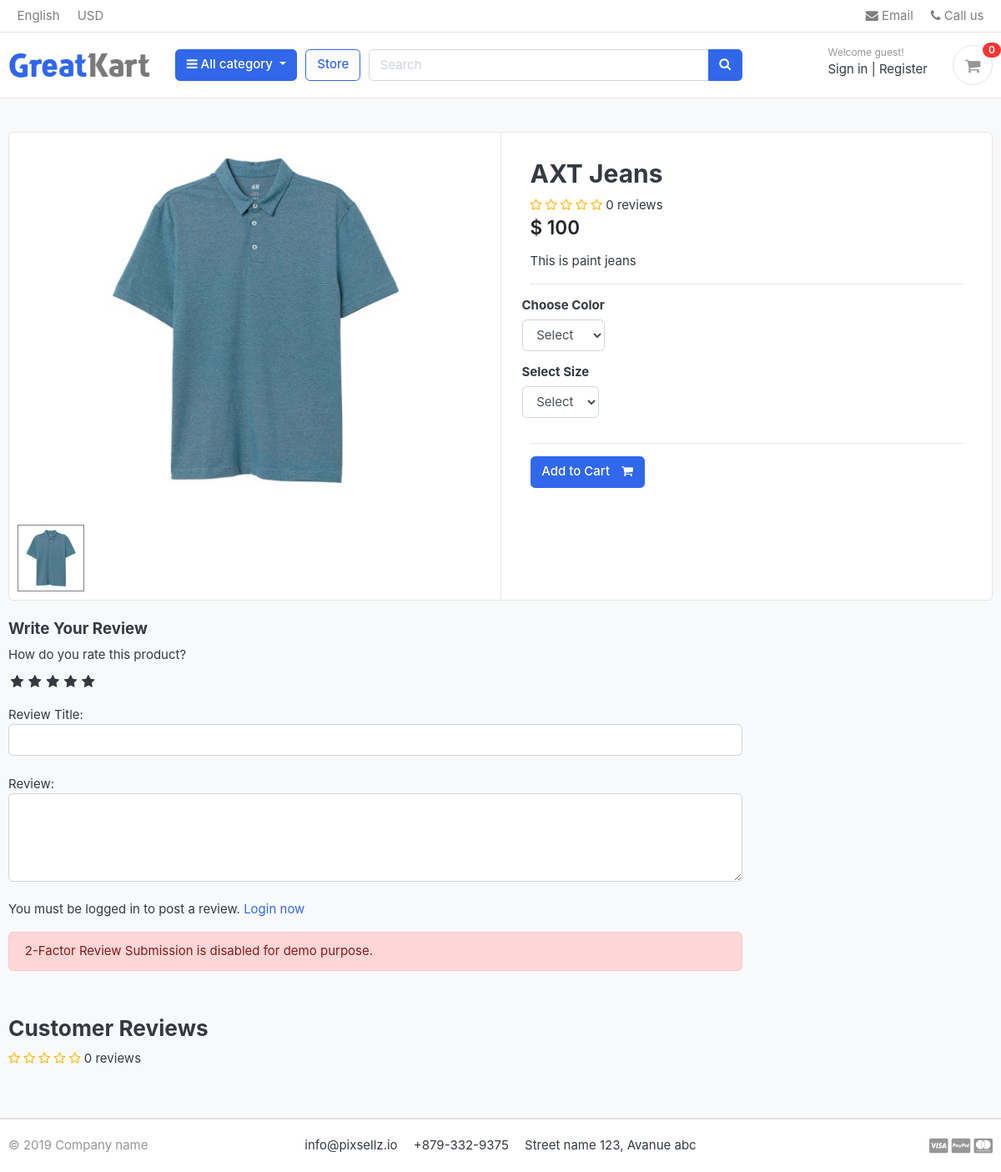
Page /store/category/clothes/axt-jeans/ on the earlier database version.
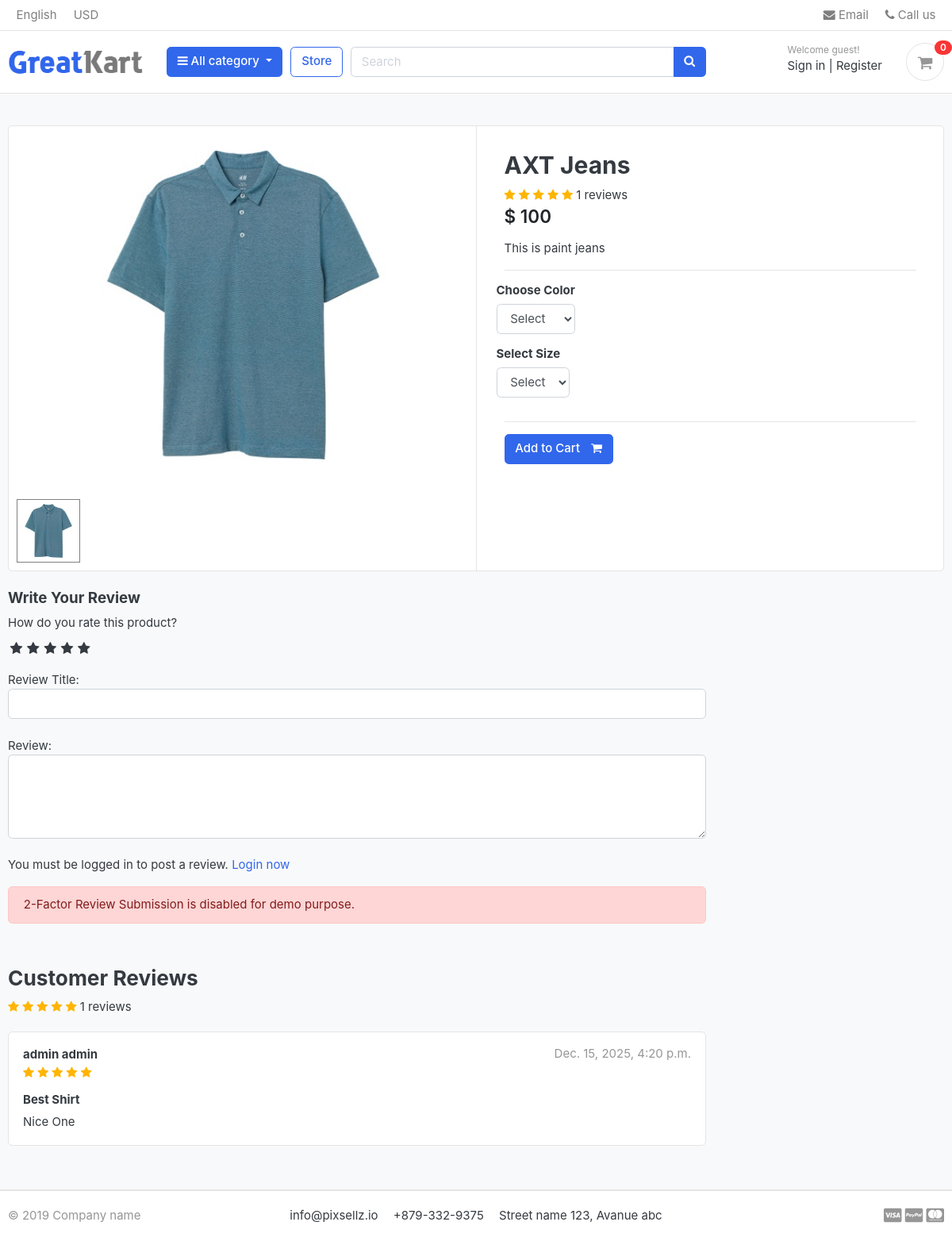
Same page on the later database version.
### store/models.py (models this page shows, shortened)
class Product(models.Model):
    product_name = models.CharField(max_length=200, unique=True)
    slug = models.SlugField(max_length=200, unique=True)
    description = models.TextField(max_length=500, blank=True)
    price = models.IntegerField()
    images = models.ImageField(upload_to='photos/products')
    stock = models.IntegerField()
    is_available = models.BooleanField(default=True)
    category = models.ForeignKey(Category, on_delete=models.CASCADE)
    created_date = models.DateTimeField(auto_now_add=True)
    modified_date = models.DateTimeField(auto_now=True)
    def averageReview(self):
        reviews = ReviewRating.objects.filter(product=self, status=True).aggregate(average=Avg('rating'))
        avg = 0
        if reviews['average'] is not None:
            avg = float(reviews['average'])
        return avg
    def countReview(self):
            reviews = ReviewRating.objects.filter(product=self, status=True).aggregate(count=Count('id'))
            count = 0
            if reviews['count'] is not None:
                count = int(reviews['count'])
            return count

class ReviewRating(models.Model):
    product = models.ForeignKey(Product, on_delete=models.CASCADE)
    user = models.ForeignKey(Account, on_delete=models.CASCADE)
    subject = models.CharField(max_length=100, blank=True)
    review = models.TextField(max_length=500, blank=True)
    rating = models.FloatField()
    ip = models.CharField(max_length=20, blank=True)
    status = models.BooleanField(default=True)
    created_at = models.DateTimeField(auto_now_add=True)
    updated_at = models.DateTimeField(auto_now=True)

### accounts/models.py (models this page shows, shortened)
class Account(AbstractUser):
    first_name = models.CharField(max_length=50)
    last_name = models.CharField(max_length=50)
    username = models.CharField(max_length=50, unique=True)
    email = models.EmailField(max_length=100, unique=True)
    phone_number = models.CharField(max_length=10)
    date_joined = models.DateTimeField(auto_now_add=True)
    last_login = models.DateTimeField(auto_now_add=True)
    is_admin = models.BooleanField(default=False)
    is_staff = models.BooleanField(default=False)
    is_active = models.BooleanField(default=False)
    is_superadmin = models.BooleanField(default=False)
    USERNAME_FIELD = 'email'
    REQUIRED_FIELDS = ['username', 'first_name', 'last_name']
    objects = MyAccountManager()
    def full_name(self):
        return f'{self.first_name} {self.last_name}'

### store/views.py (the view)
# urls.py: path('category/<slug:category_slug>/<slug:product_slug>/', views.product_detail, name='product_detail'),
def product_detail(request, category_slug, product_slug):
    try:
        single_product = Product.objects.get(category__slug=category_slug, slug=product_slug)
        in_cart = CartItem.objects.filter(cart__cart_id=_cart_id(request), product=single_product).exists()
    except Exception as e:
        raise e
    if request.user.is_authenticated:
        try:
            orderproduct = OrderProduct.objects.filter(user=request.user, product_id=single_product.id).exists()
        except OrderProduct.DoesNotExist:
            orderproduct = None
    else:
        orderproduct = None
    reviews = ReviewRating.objects.filter(product_id=single_product.id, status=True)
    product_gallery = ProductGallery.objects.filter(product_id=single_product.id)
    context = {
        'single_product': single_product,
        'in_cart'       : in_cart,
        'orderproduct': orderproduct,
        'reviews': reviews,
        'product_gallery': product_gallery,
    }
    return render(request, 'store/product_detail.html', context)

### carts/context_processors.py (called while the page is built)
def counter(request):
    cart_count = 0
    if 'admin' in request.path: # to avoid showing cart item count in admin panel
        return {}
    else:
        try:
            cart = Cart.objects.filter(cart_id=_cart_id(request)) # get the cart using the cart_id present in the session
            if request.user.is_authenticated:
                cart_items = CartItem.objects.all().filter(user=request.user)
            else:
                cart_items = CartItem.objects.all().filter(cart=cart[:1]) # get the cart items associated with the cart
            for cart_item in cart_items:
                cart_count += cart_item.quantity # count the total quantity of items in the cart
        except Cart.DoesNotExist:
            cart_count = 0
    return dict(cart_count=cart_count)

### carts/views.py (called while the page is built)
def _cart_id(request):
    cart = request.session.session_key # get the session key
    if not cart:
        cart = request.session.create() # create a new session if not present
    return cart

### category/context_processors.py (called while the page is built)
def menu_links(request):
    links = Category.objects.all()
    return dict(links=links)

### store/models.py (called while the page is built)
    def colors(self):
        return super(VariationManager, self).filter(variation_category='color', is_active=True)

### templates/store/product_detail.html (shortened to what the changed rows need)
{% extends 'base.html' %}
{% load static %}
{% block content %}
<section class="section-content padding-y bg">
	<div class="container">
		<div class="card">
			<div class="row no-gutters">
				<aside class="col-md-6">
					<article class="gallery-wrap">
						<div class="img-big-wrap mainImage">
							<center><img src="{{ single_product.images.url }}"></center>
						</div>
					</article>
					<ul class="thumb">
						<li>
							<a href="{{ single_product.images.url }}" target="mainImage"><img src="{{ single_product.images.url }}" alt="Product Image"></a>
						</li>
					</ul>
				</aside>
				<main class="col-md-6 border-left">
					<form action="{% url 'add_cart' single_product.id %}" method="POST">
						<article class="content-body">
							<h2 class="title">{{ single_product.product_name }}</h2>
							<div class="rating-star">
								<span>
									<i class="fa fa-star{% if single_product.averageReview < 0.5 %}-o{% elif single_product.averageReview >= 0.5 and single_product.averageReview < 1 %}-half-o {% endif %}" aria-hidden="true"></i>
									<i class="fa fa-star{% if single_product.averageReview < 1.5 %}-o{% elif single_product.averageReview >= 1.5 and single_product.averageReview < 2 %}-half-o {% endif %}" aria-hidden="true"></i>
									<i class="fa fa-star{% if single_product.averageReview < 2.5 %}-o{% elif single_product.averageReview >= 2.5 and single_product.averageReview < 3 %}-half-o {% endif %}" aria-hidden="true"></i>
									<i class="fa fa-star{% if single_product.averageReview < 3.5 %}-o{% elif single_product.averageReview >= 3.5 and single_product.averageReview < 4 %}-half-o {% endif %}" aria-hidden="true"></i>
									<i class="fa fa-star{% if single_product.averageReview < 4.5 %}-o{% elif single_product.averageReview >= 4.5 and single_product.averageReview < 5 %}-half-o {% endif %}" aria-hidden="true"></i>
	<span>{{single_product.countReview}} reviews</span>
									</span>
							</div>
							<div class="mb-3">
								<var class="price h4">$ {{single_product.price}}</var>
							</div>
							<p>{{ single_product.description }}</p>
							<hr>
							<div class="row">
								<div class="item-option-select">
								</div>
							</div>
							<div class="row">
								<div class="item-option-select">
								</div>
							</div>
							<hr>
							{% if single_product.stock <= 0 %}
							<h5 class="text-danger">Out of Stock</h5>
							{% else %}
							<button type="submit" class="btn  btn-primary"> <span class="text">Add to Cart</span> <i class="fa fa-shopping-cart"></i> </button>
							{% endif %}
						</article>
					</form>
				</main>
			</div>
		</div>
		<br>
		<div class="row">
			<div class="col-md-9">
<br>
<header class="section-heading">
	<div class="rating-star">
		<span>
			<i class="fa fa-star{% if single_product.averageReview < 0.5 %}-o{% elif single_product.averageReview >= 0.5 and single_product.averageReview < 1 %}-half-o {% endif %}" aria-hidden="true"></i>
			<i class="fa fa-star{% if single_product.averageReview < 1.5 %}-o{% elif single_product.averageReview >= 1.5 and single_product.averageReview < 2 %}-half-o {% endif %}" aria-hidden="true"></i>
			<i class="fa fa-star{% if single_product.averageReview < 2.5 %}-o{% elif single_product.averageReview >= 2.5 and single_product.averageReview < 3 %}-half-o {% endif %}" aria-hidden="true"></i>
			<i class="fa fa-star{% if single_product.averageReview < 3.5 %}-o{% elif single_product.averageReview >= 3.5 and single_product.averageReview < 4 %}-half-o {% endif %}" aria-hidden="true"></i>
			<i class="fa fa-star{% if single_product.averageReview < 4.5 %}-o{% elif single_product.averageReview >= 4.5 and single_product.averageReview < 5 %}-half-o {% endif %}" aria-hidden="true"></i>
	<span>{{single_product.countReview}} reviews</span>
			</span>
	</div>
</header>
{% for review in reviews %}
				<article class="box mb-3">
					<div class="icontext w-100">
						<div class="text">
							<span class="date text-muted float-md-right">{{review.updated_at}} </span>
							<h6 class="mb-1">{{review.user.full_name}} </h6>
							<div class="rating-star">
								<span>
									<i class="fa fa-star{% if review.rating == 0.5 %}-half-o{% elif review.rating < 1 %}-o {% endif %}" aria-hidden="true"></i>
									<i class="fa fa-star{% if review.rating == 1.5 %}-half-o{% elif review.rating < 2 %}-o {% endif %}" aria-hidden="true"></i>
									<i class="fa fa-star{% if review.rating == 2.5 %}-half-o{% elif review.rating < 3 %}-o {% endif %}" aria-hidden="true"></i>
									<i class="fa fa-star{% if review.rating == 3.5 %}-half-o{% elif review.rating < 4 %}-o {% endif %}" aria-hidden="true"></i>
									<i class="fa fa-star{% if review.rating == 4.5 %}-half-o{% elif review.rating < 5 %}-o {% endif %}" aria-hidden="true"></i>
								</span>
							</div>
						</div>
					</div>
					<div class="mt-3">
						<h6>{{review.subject}}</h6>
						<p>
							{{review.review}}
						</p>
					</div>
				</article>
{% endfor %}
			</div>
		</div>
	</div>
</section>
{% endblock %}

Differences in the rows shown:
changed Product "AXT Jeans": countReview "0" → "1"
added ReviewRating: updated_at "Dec. 15, 2025, 4:20 p.m.", user.full_name "admin admin", rating 5 (drawn), subject "Best Shirt", review "Nice One"
